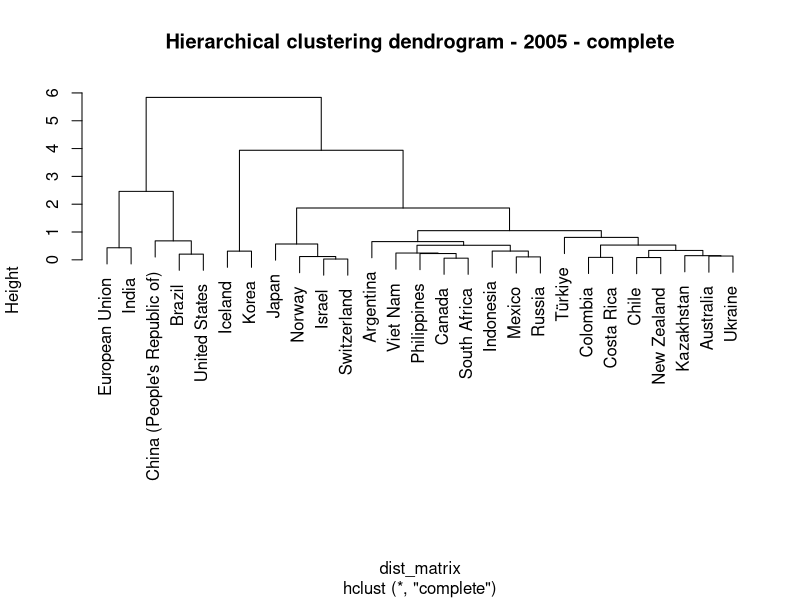
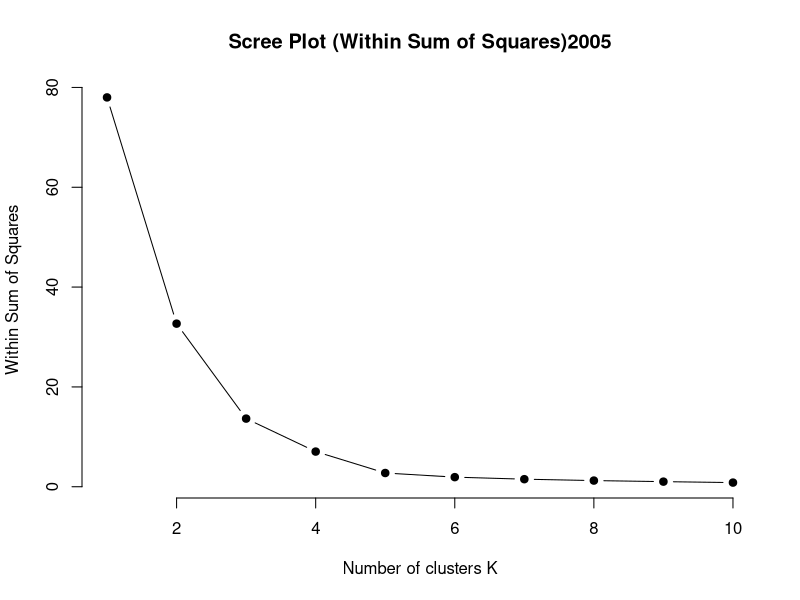
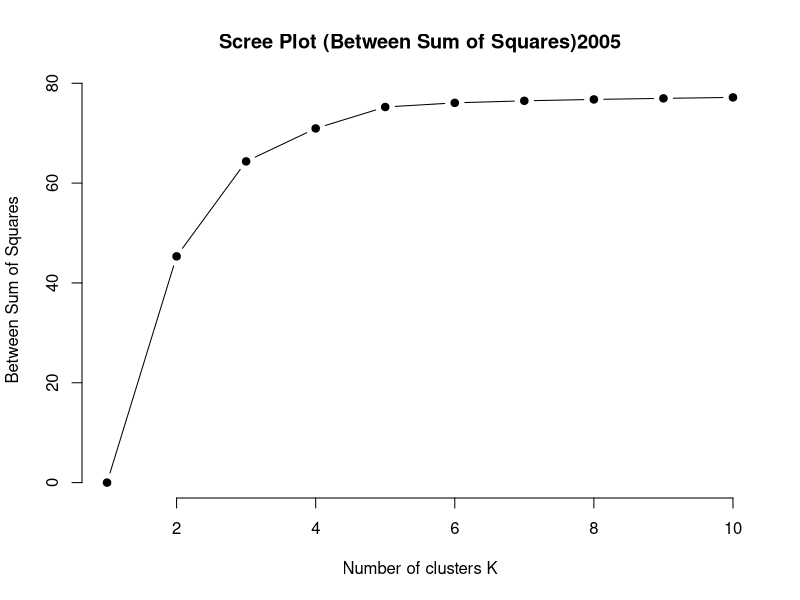
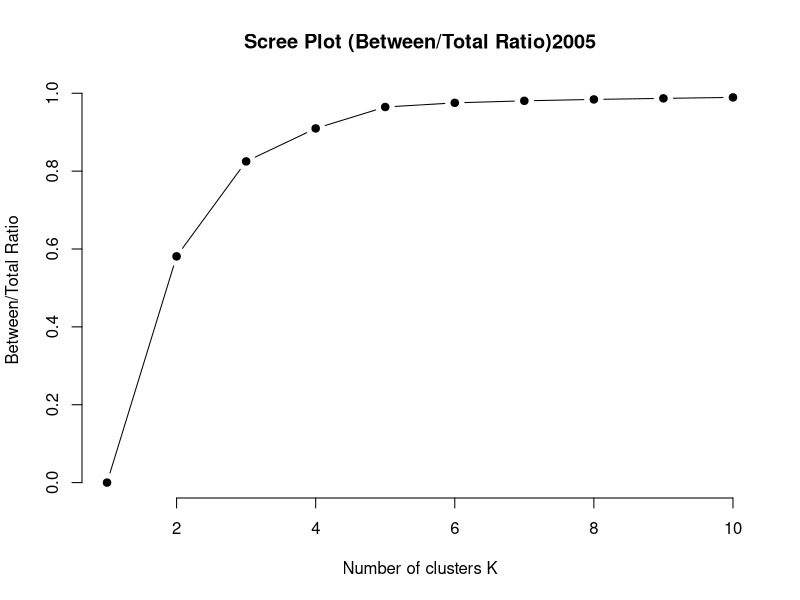

R code for these plots, in order: (Note: this script raises an error after producing the figures.)
library(dplyr)
library(tidyr)
library(ggplot2)
library(cluster)


calculate_within_between <- function(hclust_result, data, year, method, max_clusters = 10) {
  withinss <- numeric(max_clusters)
  betweenss <- numeric(max_clusters)
  between_total <- numeric(max_clusters)
  
  total_mean <- colMeans(data)
  total_ss <- sum(scale(data, center = total_mean, scale = FALSE)^2)
  
  for (k in 1:max_clusters) {
    clusters <- cutree(hclust_result, k = k)
    withinss[k] <- sum(sapply(unique(clusters), function(cluster) {
      cluster_data <- data[clusters == cluster, ,drop = FALSE]
      cluster_mean <- colMeans(cluster_data)
      sum(scale(cluster_data, center = cluster_mean, scale = FALSE)^2)
    }))
    betweenss[k] <- total_ss - withinss[k]
    between_total[k] <- betweenss[k] / total_ss
  }
  
  # Plot Scree Plot for Within Sum of Squares
  plot(1:max_clusters, withinss, type = "b", pch = 19, frame = FALSE,
       xlab = "Number of clusters K", ylab = "Within Sum of Squares",
       main = paste0("Scree Plot (Within Sum of Squares)", year))
  
  # Save the plot
  dev.copy(png, file = paste0("Data/Clustering/within_ss_plot_",year,"_",method,".png"))
  dev.off()
  
  # Plot Scree Plot for Between Sum of Squares
  plot(1:max_clusters, betweenss, type = "b", pch = 19, frame = FALSE,
       xlab = "Number of clusters K", ylab = "Between Sum of Squares",
       main = paste0("Scree Plot (Between Sum of Squares)", year))
  
  # Save the plot
  dev.copy(png, file = paste0("Data/Clustering/between_ss_plot_",year,"_",method,".png"))
  dev.off()

  # Plot Scree Plot for Between/Total Ratio
  plot(1:max_clusters, between_total, type = "b", pch = 19, frame = FALSE,
       xlab = "Number of clusters K", ylab = "Between/Total Ratio",
       main = paste0("Scree Plot (Between/Total Ratio)", year))
  
  #Save the plot
  dev.copy(png, file = paste0("Data/Clustering/between_total_plot_",year,"_",method,".png"))
  dev.off()
  
  return(list(withinss = withinss, betweenss = betweenss, between_total = between_total))
}


hierarchical_clustering <- function(data, year,method="complete", max_clusters = 10) {
  # Filter for the specific year
  year_data <- data %>% filter(Time == year)
  
  # Aggregate data by Country and Indicator, calculating the mean
  aggregated_data <- year_data %>%
    group_by(Country, Indicator) %>%
    summarize(Value = mean(Value, na.rm = TRUE)) %>%
    spread(Indicator, Value)
  
  # Remove any rows with NA
  aggregated_data <- na.omit(aggregated_data)
  
  # Normalize the data
  scaled_data <- scale(aggregated_data[,-1])
  
  # Hierarchical clustering
  dist_matrix <- dist(scaled_data)
  hclust_result <- hclust(dist_matrix, method = method)
  
  #Plot the dendrogram
  plot(hclust_result, labels = aggregated_data$Country, main = paste("Hierarchical clustering dendrogram -", year, "-", method))
  
  #Save the plot
  dev.copy(png, file = paste0("Data/Clustering/dendrogram_", year, "_", method, ".png"))
  dev.off()

  # Calculate within and between sum of squares for different numbers of clusters
  ss_values <- calculate_within_between(hclust_result, scaled_data, year, method, max_clusters = max_clusters)
  
  #Save the results
  write.csv(ss_values, paste0("Data/Clustering/within_between_values_", year, "_", method, ".csv"))
  
  return(list(hclust_result = hclust_result, scaled_data = scaled_data, aggregated_data = aggregated_data))
}


create_clusters_from_hclust <- function(hclust_result, scaled_data, aggregated_data, optimal_k, year, method) {
  # Cut the dendrogram to create the clusters
  aggregated_data$Cluster <- cutree(hclust_result, k = optimal_k)
  
  # Add a column for the year
  aggregated_data$Year <- year
  
  return(aggregated_data)
}


# Funzione per eseguire clustering e creare cluster basato su input manuale
run_clustering_and_create_clusters <- function(filtered_dataset, years_of_interest, method) {
  all_results <- list()
  
  for (year in years_of_interest) {
    # Esegui il clustering gerarchico
    clustering_results <- hierarchical_clustering(filtered_dataset, year, method = method)
    
    # Mostra i grafici Scree Plot e chiedi all'utente di inserire il numero ottimale di cluster
    optimal_k <- as.numeric(readline(prompt = paste("Insert the optimal number of clusters for ", year, " ", method, " clustering: ")))
    
    # Crea i cluster utilizzando il numero ottimale
    final_results <- create_clusters_from_hclust(clustering_results$hclust_result, clustering_results$scaled_data, clustering_results$aggregated_data, optimal_k, year, method)
    
    # Aggiungi i risultati finali alla lista
    all_results[[as.character(year)]] <- final_results
  }
  
  # Combina i risultati in un unico dataframe
  combined_results <- bind_rows(all_results)
  
  return(combined_results)
}

##################################### MAIN #####################################

# Load dataset
dataset <- read.csv("Data/final_dataset.csv")

# Define years of interest
years_of_interest <- c(2005, 2008, 2015, 2020)

#Define indicator of interest
indicators_of_interest <- c("Level of consumption (at farm gate)", "Level of production", "Producer price (at farm gate)")

# Filter dataset for relevant indicators and years
filtered_dataset <- dataset %>%
  filter(Indicator %in% indicators_of_interest &
           Time %in% years_of_interest)


# Esegui il clustering gerarchico con legame completo
combined_hierarchical_results_complete <- run_clustering_and_create_clusters(filtered_dataset, years_of_interest, method = "complete")

# Esegui il clustering gerarchico con legame singolo
combined_hierarchical_results_single <- run_clustering_and_create_clusters(filtered_dataset, years_of_interest, method = "single")

#Save the results
write.csv(combined_hierarchical_results_complete, "Data/Clustering/hierarchical_results_complete.csv")
write.csv(combined_hierarchical_results_single, "Data/Clustering/hierarchical_results_single.csv")

# Visualizza i risultati per il metodo completo
ggplot(combined_hierarchical_results_complete, aes(x = Year, y = Country, color = as.factor(Cluster), group = Country)) +
  geom_line(size = 1) +
  geom_point(size = 3) +
  labs(title = "Hierarchical cluster evolution (complete)", x = "Year", y = "Country") +
  theme_minimal()

ggsave("Data/Clustering/hierarchical_cluster_movements_complete.png", width = 10, height = 8)

# Visualizza i risultati per il metodo singolo
ggplot(combined_hierarchical_results_single, aes(x = Year, y = Country, color = as.factor(Cluster), group = Country)) +
  geom_line(size = 1) +
  geom_point(size = 3) +
  labs(title = "Hierarchical cluster evolution (single)", x = "Anno", y = "Paesi") +
  theme_minimal()

ggsave("Data/Clustering/hierarchical_cluster_movements_single.png", width = 10, height = 8)




